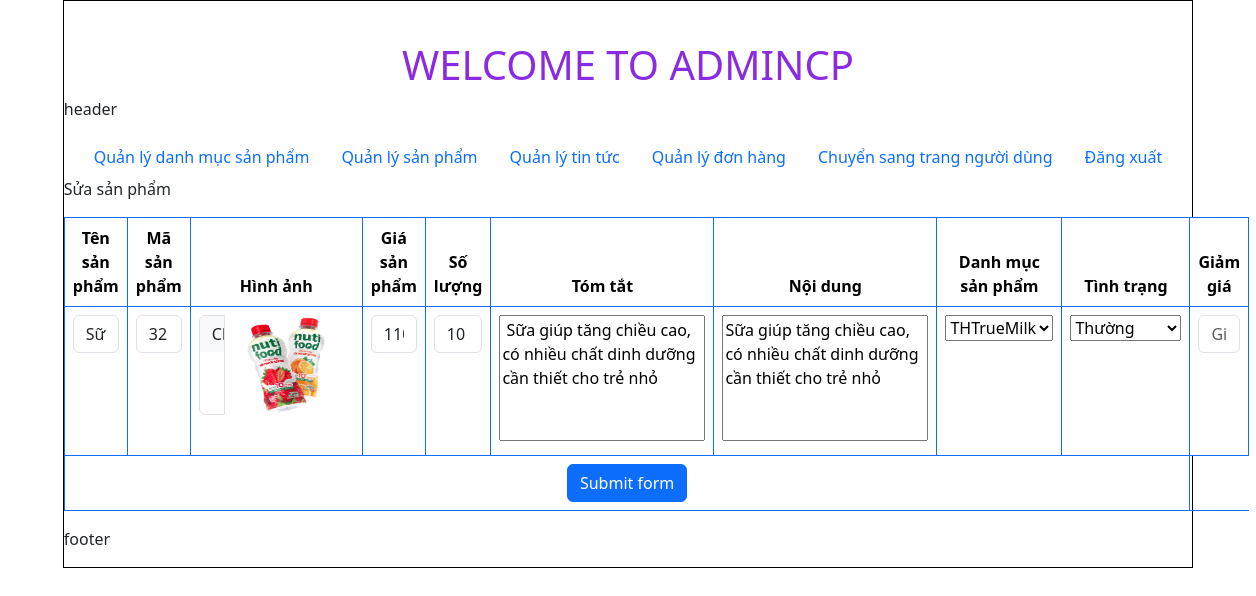
The page /admincp/index.php?action=quanlysanpham&query=sua&id_sanpham=52 on the database as committed earlier.
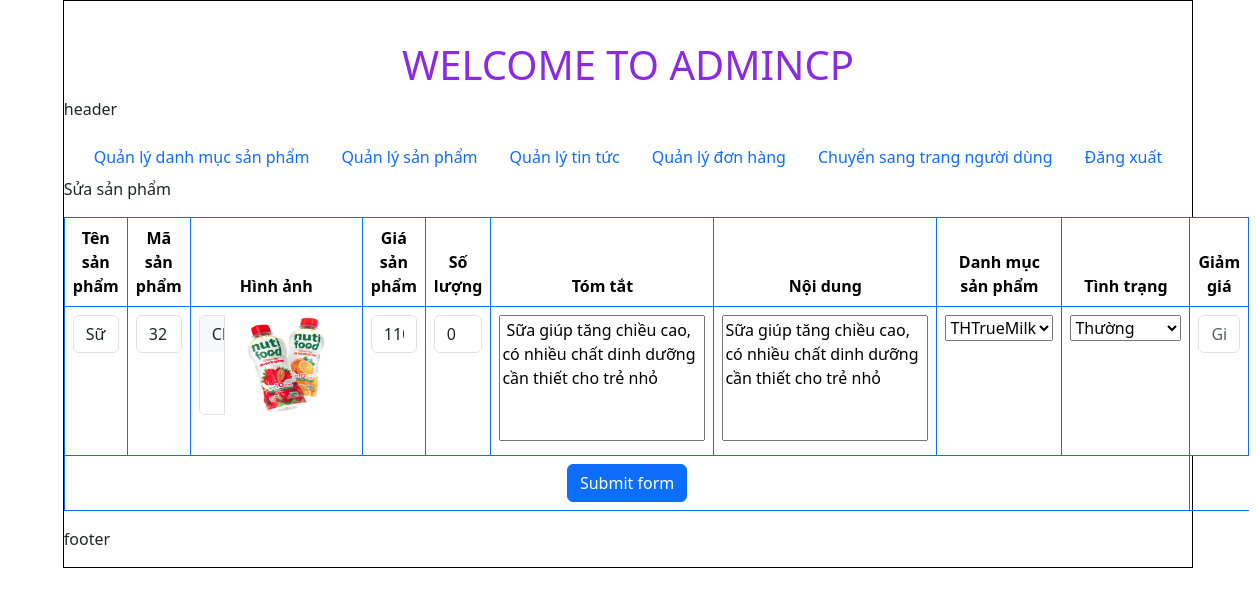
The same page on the database as committed later.
### tables this page shows
CREATE TABLE `tbl_sanpham` (
  `id_sanpham` int(11) NOT NULL,
  `ten_sanpham` varchar(250) NOT NULL,
  `ma_sanpham` varchar(250) NOT NULL,
  `gia_sanpham` varchar(250) NOT NULL,
  `soluong_sanpham` int(11) NOT NULL,
  `hinhanh_sanpham` text NOT NULL,
  `tomtat_sanpham` tinytext NOT NULL,
  `noidung_sanpham` text NOT NULL,
  `tinhtrang_sanpham` int(11) NOT NULL,
  `giamgia_sanpham` int(11) DEFAULT NULL,
  `id_danhmuc` int(11) NOT NULL
);

### admincp/modules/quanlysanpham/sua.php (the view, shortened to what this page needs)
<?php
$sql_sua_sp = "SELECT * FROM tbl_sanpham WHERE id_sanpham = '$_GET[id_sanpham]' ORDER BY id_sanpham DESC LIMIT 1";
$query_sua_sp = mysqli_query($conn, $sql_sua_sp);
?>
<p>Sửa sản phẩm</p>
<center>
  <?php
  while ($row = mysqli_fetch_array($query_sua_sp)) {
  ?>
    <form method="post" action="modules/quanlysanpham/xuly.php?id_sanpham=<?php echo $row['id_sanpham'] ?>" enctype="multipart/form-data">
      <table class="table table-bordered border-primary" style="text-align: center;">
        <thead>
          <tr>
            <th scope="col">Tên sản phẩm</th>
            <th scope="col">Mã sản phẩm</th>
            <th scope="col">Hình ảnh</th>
            <th scope="col">Giá sản phẩm</th>
            <th scope="col">Số lượng</th>
            <th scope="col">Tóm tắt</th>
            <th scope="col">Nội dung</th>
            <th scope="col">Danh mục sản phẩm</th>
            <th scope="col">Tình trạng</th>
            <th scope="col">Giảm giá</th>
          </tr>
        </thead>
        <tbody>
          <tr>
            <td>
              <div class="input-group flex-nowrap">
                <input type="text" value="<?php echo $row['ten_sanpham'] ?>" class="form-control" placeholder="Tên sản phẩm" aria-label="Tên sản phẩm" name="tensanpham" aria-describedby="addon-wrapping">
              </div>
            </td>
            <td>
              <div class="input-group flex-nowrap">
                <input type="text" value="<?php echo $row['ma_sanpham'] ?>" class="form-control" placeholder="Mã sản phẩm" aria-label="Mã sản phẩm" name="masanpham" aria-describedby="addon-wrapping">
              </div>
            </td>
            <td>
              <div class="input-group flex-nowrap">
                <input type="file" class="form-control" placeholder="Hình ảnh" aria-label="Hình ảnh" name="hinhanh" aria-describedby="addon-wrapping">
                <img src='modules/quanlysanpham/Upload/<?php echo $row['hinhanh_sanpham'] ?>' width=130px height=100px>
              </div>
            </td>
            <td>
              <div class="input-group flex-nowrap">
                <input type="text" value="<?php echo $row['gia_sanpham'] ?>" class="form-control" placeholder="Giá sản phẩm" aria-label="Giá sản phẩm" name="giasanpham" aria-describedby="addon-wrapping">
              </div>
            </td>
            <td>
              <div class="input-group flex-nowrap">
                <input type="text" value="<?php echo $row['soluong_sanpham'] ?>" class="form-control" placeholder="Số lượng" aria-label="Số lượng" name="soluong" aria-describedby="addon-wrapping">
              </div>
            </td>
            <td>
              <textarea rows='5' name="tomtat" style="resize: none"> <?php echo $row['tomtat_sanpham'] ?></textarea>
            </td>
            <td>
              <textarea rows='5' name="noidung" style="resize: none"><?php echo $row['noidung_sanpham'] ?></textarea>
            </td>
            <td>
              <select name="danhmuc" id="">
                <?php
                $sql_danhmuc = "SELECT * FROM tbl_danhmuc ORDER BY id_danhmuc DESC";
                $query_danhmuc = mysqli_query($conn, $sql_danhmuc);
                while ($row_danhmuc = mysqli_fetch_array($query_danhmuc)) {
                ?>
                  <option selected value="<?php echo $row_danhmuc['id_danhmuc'] ?>"><?php echo $row_danhmuc['ten_danhmuc'] ?></option>
                <?php
                }
                ?>
              </select>
            </td>
            <td>
              <select name="tinhtrang" id="">
                <?php
                if ($row['tinhtrang_sanpham'] == 0) {
                ?>
                  <option value="0" selected>Thường</option>
                <?php
                } elseif ($row['tinhtrang_sanpham'] == 1) {
                ?>
                  <option value="0">Thường</option>
                  <option value="1" selected>Khuyến mãi</option>
                  <option value="2">Nổi bật</option>
                <?php
                }else{
                ?>
                <option value="0">Thường</option>
                <option value="1">Khuyến mãi</option>
                <option value="2" selected>Nổi bật</option>
                <?php
                }
                ?>
              </select>
            </td>
            <td>
              <div class="input-group flex-nowrap">
                <input type="text" value="<?php echo $row['giamgia_sanpham'] ?>" class="form-control" placeholder="Giảm giá" aria-label="Giảm giá" name="giamgia" aria-describedby="addon-wrapping">
              </div>
            </td>
          </tr>
          <tr>
            <td colspan="9">
              <div class="col-12">
                <button class="btn btn-primary" type="submit" name="suasanpham">Submit form</button>
              </div>
            </td>
          </tr>
        </tbody>
      </table>
    </form>
  <?php
  }
  ?>
</center>

Rows that differ between the two databases and show on the page:
changed tbl_sanpham "Sữa trái cây": soluong "10" → "0"
